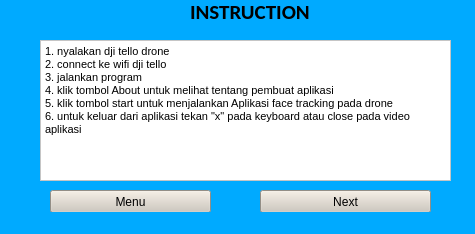
<?xml version="1.0" encoding="UTF-8"?>
<ui version="4.0">
 <class>instructionw</class>
 <widget class="QMainWindow" name="instructionw">
  <property name="geometry">
   <rect>
    <x>0</x>
    <y>0</y>
    <width>475</width>
    <height>234</height>
   </rect>
  </property>
  <property name="windowTitle">
   <string>Instruction Page 1</string>
  </property>
  <property name="windowIcon">
   <iconset>
    <normaloff>../../OneDrive/Documents/image/medium_aeb2fa7f-0bb6-4c10-a8a9-b75b39e9527d.jpg</normaloff>../../OneDrive/Documents/image/medium_aeb2fa7f-0bb6-4c10-a8a9-b75b39e9527d.jpg</iconset>
  </property>
  <property name="styleSheet">
   <string notr="true">background-color: rgb(0, 170, 255);</string>
  </property>
  <widget class="QWidget" name="centralwidget">
   <widget class="QLabel" name="filelabel">
    <property name="geometry">
     <rect>
      <x>190</x>
      <y>-10</y>
      <width>131</width>
      <height>43</height>
     </rect>
    </property>
    <property name="font">
     <font>
      <family>Calibri</family>
      <pointsize>16</pointsize>
      <weight>75</weight>
      <bold>true</bold>
     </font>
    </property>
    <property name="text">
     <string>INSTRUCTION</string>
    </property>
   </widget>
   <widget class="QPushButton" name="menuinstruction">
    <property name="geometry">
     <rect>
      <x>50</x>
      <y>190</y>
      <width>161</width>
      <height>23</height>
     </rect>
    </property>
    <property name="styleSheet">
     <string notr="true">background-color: rgb(206, 199, 188);
font: 75 14pt &quot;MS Shell Dlg 2&quot;;</string>
    </property>
    <property name="text">
     <string>Menu</string>
    </property>
   </widget>
   <widget class="QTextEdit" name="textEdit">
    <property name="geometry">
     <rect>
      <x>40</x>
      <y>40</y>
      <width>411</width>
      <height>141</height>
     </rect>
    </property>
    <property name="styleSheet">
     <string notr="true">background-color: rgb(255, 255, 255);
font: 75 14pt &quot;Arial&quot;;</string>
    </property>
    <property name="undoRedoEnabled">
     <bool>false</bool>
    </property>
    <property name="readOnly">
     <bool>true</bool>
    </property>
    <property name="html">
     <string>&lt;!DOCTYPE HTML PUBLIC &quot;-//W3C//DTD HTML 4.0//EN&quot; &quot;http://www.w3.org/TR/REC-html40/strict.dtd&quot;&gt;
&lt;html&gt;&lt;head&gt;&lt;meta name=&quot;qrichtext&quot; content=&quot;1&quot; /&gt;&lt;style type=&quot;text/css&quot;&gt;
p, li { white-space: pre-wrap; }
&lt;/style&gt;&lt;/head&gt;&lt;body style=&quot; font-family:'Arial'; font-size:14pt; font-weight:72; font-style:normal;&quot;&gt;
&lt;p style=&quot; margin-top:0px; margin-bottom:0px; margin-left:0px; margin-right:0px; -qt-block-indent:0; text-indent:0px;&quot;&gt;&lt;span style=&quot; font-family:'MS Shell Dlg 2'; font-size:8.25pt; font-weight:400;&quot;&gt;1. nyalakan dji tello drone&lt;/span&gt;&lt;/p&gt;
&lt;p style=&quot; margin-top:0px; margin-bottom:0px; margin-left:0px; margin-right:0px; -qt-block-indent:0; text-indent:0px;&quot;&gt;&lt;span style=&quot; font-family:'MS Shell Dlg 2'; font-size:8.25pt; font-weight:400;&quot;&gt;2. connect ke wifi dji tello&lt;/span&gt;&lt;/p&gt;
&lt;p style=&quot; margin-top:0px; margin-bottom:0px; margin-left:0px; margin-right:0px; -qt-block-indent:0; text-indent:0px;&quot;&gt;&lt;span style=&quot; font-family:'MS Shell Dlg 2'; font-size:8.25pt; font-weight:400;&quot;&gt;3. jalankan program&lt;/span&gt;&lt;/p&gt;
&lt;p style=&quot; margin-top:0px; margin-bottom:0px; margin-left:0px; margin-right:0px; -qt-block-indent:0; text-indent:0px;&quot;&gt;&lt;span style=&quot; font-family:'MS Shell Dlg 2'; font-size:8.25pt; font-weight:400;&quot;&gt;4. klik tombol About untuk melihat tentang pembuat aplikasi&lt;/span&gt;&lt;/p&gt;
&lt;p style=&quot; margin-top:0px; margin-bottom:0px; margin-left:0px; margin-right:0px; -qt-block-indent:0; text-indent:0px;&quot;&gt;&lt;span style=&quot; font-family:'MS Shell Dlg 2'; font-size:8.25pt; font-weight:400;&quot;&gt;5. klik tombol start untuk menjalankan Aplikasi face tracking pada drone&lt;/span&gt;&lt;/p&gt;
&lt;p style=&quot; margin-top:0px; margin-bottom:0px; margin-left:0px; margin-right:0px; -qt-block-indent:0; text-indent:0px;&quot;&gt;&lt;span style=&quot; font-family:'MS Shell Dlg 2'; font-size:8.25pt; font-weight:400;&quot;&gt;6. untuk keluar dari aplikasi tekan &amp;quot;x&amp;quot; pada keyboard atau close pada video aplikasi&lt;/span&gt;&lt;/p&gt;
&lt;p style=&quot;-qt-paragraph-type:empty; margin-top:0px; margin-bottom:0px; margin-left:0px; margin-right:0px; -qt-block-indent:0; text-indent:0px;&quot;&gt;&lt;br /&gt;&lt;/p&gt;&lt;/body&gt;&lt;/html&gt;</string>
    </property>
   </widget>
   <widget class="QPushButton" name="next1">
    <property name="geometry">
     <rect>
      <x>260</x>
      <y>190</y>
      <width>171</width>
      <height>23</height>
     </rect>
    </property>
    <property name="styleSheet">
     <string notr="true">background-color: rgb(206, 199, 188);
font: 75 14pt &quot;MS Shell Dlg 2&quot;;</string>
    </property>
    <property name="text">
     <string>Next</string>
    </property>
   </widget>
  </widget>
  <widget class="QStatusBar" name="statusbar"/>
 </widget>
 <resources/>
 <connections/>
</ui>
